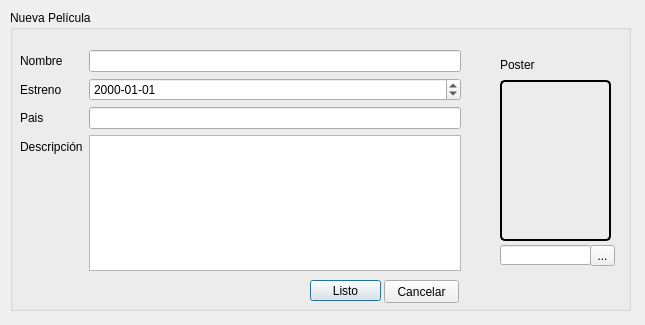
<?xml version="1.0" encoding="UTF-8"?>
<ui version="4.0">
 <class>Dialog</class>
 <widget class="QDialog" name="Dialog">
  <property name="geometry">
   <rect>
    <x>0</x>
    <y>0</y>
    <width>645</width>
    <height>325</height>
   </rect>
  </property>
  <property name="windowTitle">
   <string>Dialog</string>
  </property>
  <widget class="QGroupBox" name="groupBox">
   <property name="geometry">
    <rect>
     <x>10</x>
     <y>10</y>
     <width>621</width>
     <height>301</height>
    </rect>
   </property>
   <property name="title">
    <string>Nueva Película</string>
   </property>
   <widget class="QWidget" name="formLayoutWidget_3">
    <property name="geometry">
     <rect>
      <x>10</x>
      <y>40</y>
      <width>441</width>
      <height>221</height>
     </rect>
    </property>
    <layout class="QFormLayout" name="formLayout">
     <property name="fieldGrowthPolicy">
      <enum>QFormLayout::AllNonFixedFieldsGrow</enum>
     </property>
     <item row="0" column="0">
      <widget class="QLabel" name="label_1">
       <property name="text">
        <string>Nombre</string>
       </property>
      </widget>
     </item>
     <item row="1" column="0">
      <widget class="QLabel" name="label_2">
       <property name="text">
        <string>Estreno</string>
       </property>
      </widget>
     </item>
     <item row="1" column="1">
      <widget class="QDateEdit" name="LEstreno">
       <property name="displayFormat">
        <string>yyyy-MM-dd</string>
       </property>
      </widget>
     </item>
     <item row="2" column="0">
      <widget class="QLabel" name="label_3">
       <property name="text">
        <string>Pais</string>
       </property>
      </widget>
     </item>
     <item row="3" column="0">
      <widget class="QLabel" name="label_4">
       <property name="text">
        <string>Descripción</string>
       </property>
      </widget>
     </item>
     <item row="3" column="1">
      <widget class="QTextEdit" name="LDescripcion"/>
     </item>
     <item row="0" column="1">
      <widget class="QLineEdit" name="LNombre"/>
     </item>
     <item row="2" column="1">
      <widget class="QLineEdit" name="LPais"/>
     </item>
    </layout>
   </widget>
   <widget class="QPushButton" name="BListo">
    <property name="geometry">
     <rect>
      <x>300</x>
      <y>270</y>
      <width>71</width>
      <height>21</height>
     </rect>
    </property>
    <property name="text">
     <string>Listo</string>
    </property>
   </widget>
   <widget class="QPushButton" name="BCancelar">
    <property name="geometry">
     <rect>
      <x>374</x>
      <y>270</y>
      <width>75</width>
      <height>23</height>
     </rect>
    </property>
    <property name="text">
     <string>Cancelar</string>
    </property>
   </widget>
   <widget class="QLabel" name="label_5">
    <property name="geometry">
     <rect>
      <x>490</x>
      <y>45</y>
      <width>51</width>
      <height>20</height>
     </rect>
    </property>
    <property name="text">
     <string>Poster</string>
    </property>
   </widget>
   <widget class="QLabel" name="Display">
    <property name="geometry">
     <rect>
      <x>490</x>
      <y>70</y>
      <width>111</width>
      <height>161</height>
     </rect>
    </property>
    <property name="styleSheet">
     <string notr="true"> border-style: solid;
     border-width: 2px;
     border-radius: 5px;
     border-color: black;</string>
    </property>
    <property name="text">
     <string/>
    </property>
   </widget>
   <widget class="QLineEdit" name="LDisplay">
    <property name="geometry">
     <rect>
      <x>490</x>
      <y>235</y>
      <width>91</width>
      <height>20</height>
     </rect>
    </property>
   </widget>
   <widget class="QToolButton" name="BBox">
    <property name="geometry">
     <rect>
      <x>580</x>
      <y>235</y>
      <width>25</width>
      <height>21</height>
     </rect>
    </property>
    <property name="text">
     <string>...</string>
    </property>
   </widget>
  </widget>
 </widget>
 <resources/>
 <connections/>
</ui>
